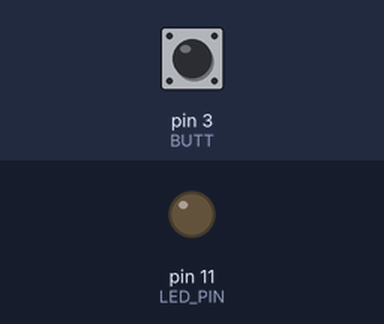
Recording of a sketch running on a simulated Arduino Uno, built with avr-gcc and run on an emulated ATmega328P. Shown: output pins drawn as LEDs (lit = HIGH). Dashed ring = blinking. The inputs (shaded band) are chosen by the test bench; at power-on: pin 3 (BUTT) LOW. What the sketch prints to the serial monitor is not drawn.

Above: at 1.2 s.
1.3 s: pin 3 (BUTT) pulled HIGH for 0.15 s
At 1.37 s:
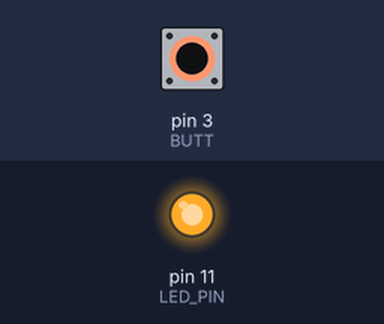
2.9 s: pin 3 (BUTT) pulled HIGH for 1 s
At 5.0 s:
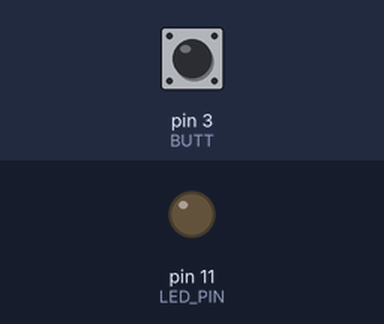
5.4 s: pin 3 (BUTT) pulsed HIGH 2 times (0.12 s each, 0.3 s apart)
At 5.46 s:
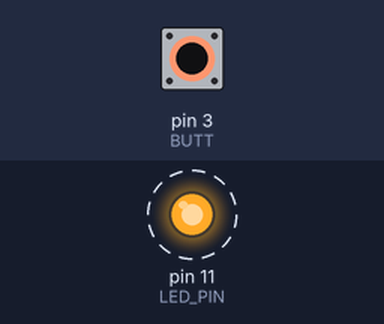
7.5 s: pin 3 (BUTT) driven HIGH
At 7.8 s:
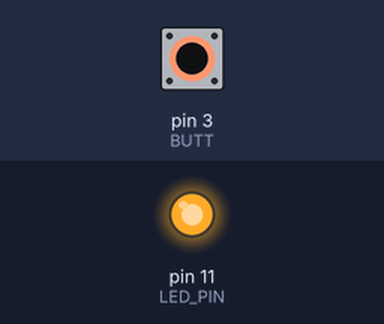
9.9 s: pin 3 (BUTT) driven LOW
At 10.8 s:
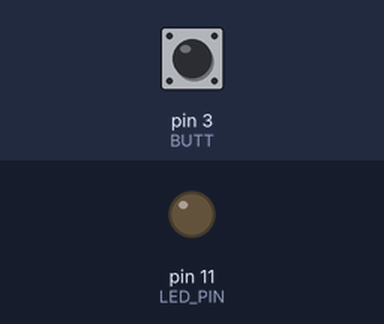
Timing chart, 0 to 12.4 s (numbered marks = the images above; inputs shaded):
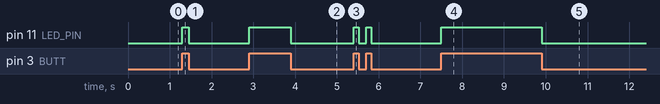

The sketch:

button_led.ino
```cpp
const int LED_PIN = 11;
const int BUTT = 3;
int buttonstate = 0;
void setup() {
  // put your setup code here, to run once:
  pinMode(LED_PIN, OUTPUT);
  pinMode(BUTT, INPUT);
  Serial.begin(9600);
}

void loop() {
  // put your main code here, to run repeatedly:

  buttonstate = digitalRead(BUTT);
  if (buttonstate == HIGH){
    digitalWrite(LED_PIN, HIGH);
    Serial.write("HIGH");
  }
  else{
    digitalWrite(LED_PIN, LOW);
    Serial.write("LOW");

  }
}
```

Measured:
- after the input at 1.3 s, pin 11 (LED_PIN): LOW → HIGH at once, → LOW 0.15 s later
- after the input at 2.9 s, pin 11 (LED_PIN): LOW → HIGH at once, → LOW 1.0 s later
- after the input at 5.4 s, pin 11 (LED_PIN): alternates HIGH for 0.12 s and LOW for 0.18 s, 4 changes in all, then stays LOW, starting at once
- after the input at 7.5 s, pin 11 (LED_PIN): LOW → HIGH at once
- after the input at 9.9 s, pin 11 (LED_PIN): HIGH → LOW at once
